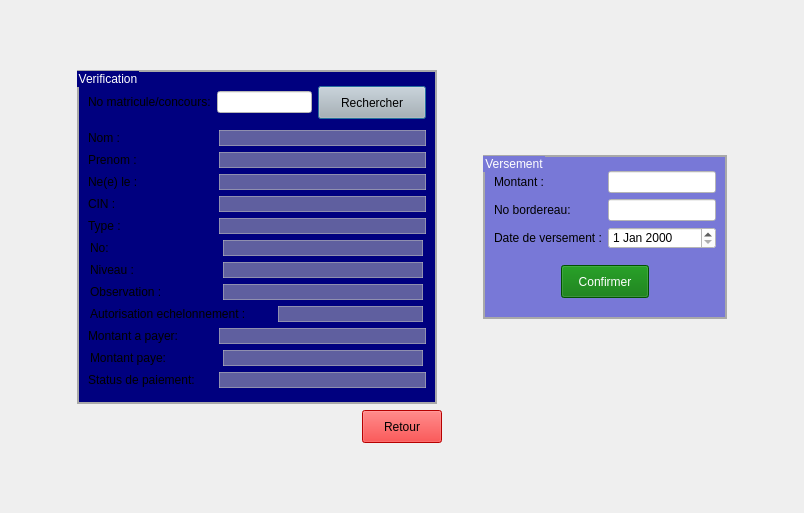
<?xml version="1.0" encoding="UTF-8"?>
<ui version="4.0">
 <class>inscription</class>
 <widget class="QDialog" name="inscription">
  <property name="geometry">
   <rect>
    <x>0</x>
    <y>0</y>
    <width>804</width>
    <height>513</height>
   </rect>
  </property>
  <property name="windowTitle">
   <string>Payement</string>
  </property>
  <layout class="QGridLayout" name="gridLayout_5">
   <item row="0" column="2">
    <spacer name="verticalSpacer_5">
     <property name="orientation">
      <enum>Qt::Vertical</enum>
     </property>
     <property name="sizeHint" stdset="0">
      <size>
       <width>20</width>
       <height>9</height>
      </size>
     </property>
    </spacer>
   </item>
   <item row="1" column="0">
    <spacer name="horizontalSpacer_3">
     <property name="orientation">
      <enum>Qt::Horizontal</enum>
     </property>
     <property name="sizeHint" stdset="0">
      <size>
       <width>56</width>
       <height>20</height>
      </size>
     </property>
    </spacer>
   </item>
   <item row="1" column="1" colspan="2">
    <layout class="QVBoxLayout" name="verticalLayout">
     <item>
      <layout class="QGridLayout" name="gridLayout_4">
       <item row="0" column="0" rowspan="3">
        <widget class="QGroupBox" name="groupBox">
         <property name="minimumSize">
          <size>
           <width>360</width>
           <height>0</height>
          </size>
         </property>
         <property name="maximumSize">
          <size>
           <width>360</width>
           <height>16777215</height>
          </size>
         </property>
         <property name="styleSheet">
          <string notr="true">QGroupBox{
	
	
	background-color: rgb(0, 0, 127);
	color: #fff;
	border: 2px solid darkgray;
}</string>
         </property>
         <property name="title">
          <string>Verification</string>
         </property>
         <layout class="QGridLayout" name="gridLayout_3">
          <item row="10" column="0">
           <layout class="QHBoxLayout" name="horizontalLayout_12">
            <item>
             <widget class="QLabel" name="label_9">
              <property name="minimumSize">
               <size>
                <width>125</width>
                <height>0</height>
               </size>
              </property>
              <property name="maximumSize">
               <size>
                <width>125</width>
                <height>16777215</height>
               </size>
              </property>
              <property name="text">
               <string>Observation :</string>
              </property>
             </widget>
            </item>
            <item>
             <widget class="QLabel" name="inp_observation">
              <property name="minimumSize">
               <size>
                <width>200</width>
                <height>0</height>
               </size>
              </property>
              <property name="maximumSize">
               <size>
                <width>200</width>
                <height>16777215</height>
               </size>
              </property>
              <property name="styleSheet">
               <string notr="true">QLabel{
	border: 1px solid rgba(191, 191, 191, 0.5);
	background-color: rgba(191, 191, 191, 0.5);
	color: #000;
}</string>
              </property>
              <property name="text">
               <string/>
              </property>
             </widget>
            </item>
           </layout>
          </item>
          <item row="5" column="0">
           <layout class="QHBoxLayout" name="horizontalLayout_5">
            <item>
             <widget class="QLabel" name="label_4">
              <property name="minimumSize">
               <size>
                <width>125</width>
                <height>0</height>
               </size>
              </property>
              <property name="maximumSize">
               <size>
                <width>125</width>
                <height>16777215</height>
               </size>
              </property>
              <property name="text">
               <string>Ne(e) le :</string>
              </property>
             </widget>
            </item>
            <item>
             <widget class="QLabel" name="inp_naissance">
              <property name="minimumSize">
               <size>
                <width>200</width>
                <height>0</height>
               </size>
              </property>
              <property name="styleSheet">
               <string notr="true">QLabel{
	border: 1px solid rgba(191, 191, 191, 0.5);
	background-color: rgba(191, 191, 191, 0.5);
	color: #000;
}</string>
              </property>
              <property name="text">
               <string/>
              </property>
             </widget>
            </item>
           </layout>
          </item>
          <item row="7" column="0">
           <layout class="QHBoxLayout" name="horizontalLayout_7">
            <item>
             <widget class="QLabel" name="label_6">
              <property name="minimumSize">
               <size>
                <width>125</width>
                <height>0</height>
               </size>
              </property>
              <property name="maximumSize">
               <size>
                <width>125</width>
                <height>16777215</height>
               </size>
              </property>
              <property name="text">
               <string>Type :</string>
              </property>
             </widget>
            </item>
            <item>
             <widget class="QLabel" name="inp_type">
              <property name="minimumSize">
               <size>
                <width>200</width>
                <height>0</height>
               </size>
              </property>
              <property name="styleSheet">
               <string notr="true">QLabel{
	border: 1px solid rgba(191, 191, 191, 0.5);
	background-color: rgba(191, 191, 191, 0.5);
	color: #000;
}</string>
              </property>
              <property name="text">
               <string/>
              </property>
             </widget>
            </item>
           </layout>
          </item>
          <item row="11" column="0">
           <layout class="QHBoxLayout" name="horizontalLayout_14">
            <item>
             <widget class="QLabel" name="label_10">
              <property name="minimumSize">
               <size>
                <width>180</width>
                <height>0</height>
               </size>
              </property>
              <property name="maximumSize">
               <size>
                <width>180</width>
                <height>16777215</height>
               </size>
              </property>
              <property name="text">
               <string>Autorisation echelonnement :</string>
              </property>
             </widget>
            </item>
            <item>
             <widget class="QLabel" name="inp_autEchel">
              <property name="minimumSize">
               <size>
                <width>145</width>
                <height>0</height>
               </size>
              </property>
              <property name="maximumSize">
               <size>
                <width>145</width>
                <height>16777215</height>
               </size>
              </property>
              <property name="styleSheet">
               <string notr="true">QLabel{
	border: 1px solid rgba(191, 191, 191, 0.5);
	background-color: rgba(191, 191, 191, 0.5);
	color: #000;
}</string>
              </property>
              <property name="text">
               <string/>
              </property>
             </widget>
            </item>
           </layout>
          </item>
          <item row="0" column="0">
           <spacer name="verticalSpacer_8">
            <property name="orientation">
             <enum>Qt::Vertical</enum>
            </property>
            <property name="sizeType">
             <enum>QSizePolicy::Fixed</enum>
            </property>
            <property name="sizeHint" stdset="0">
             <size>
              <width>20</width>
              <height>5</height>
             </size>
            </property>
           </spacer>
          </item>
          <item row="14" column="0">
           <layout class="QHBoxLayout" name="horizontalLayout_9">
            <item>
             <widget class="QLabel" name="label_11">
              <property name="minimumSize">
               <size>
                <width>125</width>
                <height>0</height>
               </size>
              </property>
              <property name="maximumSize">
               <size>
                <width>125</width>
                <height>16777215</height>
               </size>
              </property>
              <property name="text">
               <string>Status de paiement:</string>
              </property>
             </widget>
            </item>
            <item>
             <widget class="QLabel" name="inp_StatuPaiement">
              <property name="minimumSize">
               <size>
                <width>200</width>
                <height>0</height>
               </size>
              </property>
              <property name="styleSheet">
               <string notr="true">QLabel{
	border: 1px solid rgba(191, 191, 191, 0.5);
	background-color: rgba(191, 191, 191, 0.5);
	color: #000;
}</string>
              </property>
              <property name="text">
               <string/>
              </property>
             </widget>
            </item>
           </layout>
          </item>
          <item row="13" column="0">
           <layout class="QHBoxLayout" name="horizontalLayout_13">
            <item>
             <widget class="QLabel" name="label_7">
              <property name="minimumSize">
               <size>
                <width>125</width>
                <height>0</height>
               </size>
              </property>
              <property name="maximumSize">
               <size>
                <width>125</width>
                <height>16777215</height>
               </size>
              </property>
              <property name="text">
               <string>Montant paye:</string>
              </property>
             </widget>
            </item>
            <item>
             <widget class="QLabel" name="inp_montPayer">
              <property name="minimumSize">
               <size>
                <width>200</width>
                <height>0</height>
               </size>
              </property>
              <property name="maximumSize">
               <size>
                <width>200</width>
                <height>16777215</height>
               </size>
              </property>
              <property name="styleSheet">
               <string notr="true">QLabel{
	border: 1px solid rgba(191, 191, 191, 0.5);
	background-color: rgba(191, 191, 191, 0.5);
	color: #000;
}</string>
              </property>
              <property name="text">
               <string/>
              </property>
             </widget>
            </item>
           </layout>
          </item>
          <item row="3" column="0">
           <layout class="QHBoxLayout" name="horizontalLayout_3">
            <item>
             <widget class="QLabel" name="label_2">
              <property name="minimumSize">
               <size>
                <width>125</width>
                <height>0</height>
               </size>
              </property>
              <property name="maximumSize">
               <size>
                <width>125</width>
                <height>16777215</height>
               </size>
              </property>
              <property name="text">
               <string>Nom :</string>
              </property>
             </widget>
            </item>
            <item>
             <widget class="QLabel" name="inp_nom">
              <property name="minimumSize">
               <size>
                <width>200</width>
                <height>0</height>
               </size>
              </property>
              <property name="styleSheet">
               <string notr="true">QLabel{
	border: 1px solid rgba(191, 191, 191, 0.5);
	background-color: rgba(191, 191, 191, 0.5);
	color: #000;
}</string>
              </property>
              <property name="text">
               <string/>
              </property>
             </widget>
            </item>
           </layout>
          </item>
          <item row="12" column="0">
           <layout class="QHBoxLayout" name="horizontalLayout_8">
            <item>
             <widget class="QLabel" name="label_12">
              <property name="minimumSize">
               <size>
                <width>125</width>
                <height>0</height>
               </size>
              </property>
              <property name="maximumSize">
               <size>
                <width>125</width>
                <height>16777215</height>
               </size>
              </property>
              <property name="text">
               <string>Montant a payer:</string>
              </property>
             </widget>
            </item>
            <item>
             <widget class="QLabel" name="inp_montApayer">
              <property name="minimumSize">
               <size>
                <width>200</width>
                <height>0</height>
               </size>
              </property>
              <property name="styleSheet">
               <string notr="true">QLabel{
	border: 1px solid rgba(191, 191, 191, 0.5);
	background-color: rgba(191, 191, 191, 0.5);
	color: #000;
}</string>
              </property>
              <property name="text">
               <string/>
              </property>
             </widget>
            </item>
           </layout>
          </item>
          <item row="4" column="0">
           <layout class="QHBoxLayout" name="horizontalLayout_4">
            <item>
             <widget class="QLabel" name="label_3">
              <property name="minimumSize">
               <size>
                <width>125</width>
                <height>0</height>
               </size>
              </property>
              <property name="maximumSize">
               <size>
                <width>125</width>
                <height>16777215</height>
               </size>
              </property>
              <property name="text">
               <string>Prenom :</string>
              </property>
             </widget>
            </item>
            <item>
             <widget class="QLabel" name="inp_prenom">
              <property name="minimumSize">
               <size>
                <width>200</width>
                <height>0</height>
               </size>
              </property>
              <property name="styleSheet">
               <string notr="true">QLabel{
	border: 1px solid rgba(191, 191, 191, 0.5);
	background-color: rgba(191, 191, 191, 0.5);
	color: #000;
}</string>
              </property>
              <property name="text">
               <string/>
              </property>
             </widget>
            </item>
           </layout>
          </item>
          <item row="9" column="0">
           <layout class="QHBoxLayout" name="horizontalLayout_11">
            <item>
             <widget class="QLabel" name="label_8">
              <property name="minimumSize">
               <size>
                <width>125</width>
                <height>0</height>
               </size>
              </property>
              <property name="maximumSize">
               <size>
                <width>125</width>
                <height>16777215</height>
               </size>
              </property>
              <property name="text">
               <string>Niveau :</string>
              </property>
             </widget>
            </item>
            <item>
             <widget class="QLabel" name="inp_niveau">
              <property name="minimumSize">
               <size>
                <width>200</width>
                <height>0</height>
               </size>
              </property>
              <property name="maximumSize">
               <size>
                <width>200</width>
                <height>16777215</height>
               </size>
              </property>
              <property name="styleSheet">
               <string notr="true">QLabel{
	border: 1px solid rgba(191, 191, 191, 0.5);
	background-color: rgba(191, 191, 191, 0.5);
	color: #000;
}</string>
              </property>
              <property name="text">
               <string/>
              </property>
             </widget>
            </item>
           </layout>
          </item>
          <item row="1" column="0">
           <layout class="QHBoxLayout" name="horizontalLayout_2">
            <item>
             <widget class="QLabel" name="label">
              <property name="text">
               <string>&lt;html&gt;&lt;head/&gt;&lt;body&gt;&lt;p&gt;No matricule/concours:&lt;/p&gt;&lt;/body&gt;&lt;/html&gt;</string>
              </property>
             </widget>
            </item>
            <item>
             <widget class="QLineEdit" name="bar_inp_idEtudiant">
              <property name="styleSheet">
               <string notr="true">QLineEdit{
	background-color: #fff;
	color:  #000;
}</string>
              </property>
              <property name="text">
               <string/>
              </property>
             </widget>
            </item>
            <item>
             <widget class="QPushButton" name="pushButton">
              <property name="toolTip">
               <string>&lt;html&gt;&lt;head/&gt;&lt;body&gt;&lt;p&gt;&amp;lt;center&amp;gt;&amp;lt;strong&amp;gt;Add&amp;lt;/strong&amp;gt;&amp;lt;/center&amp;gt;&lt;/p&gt;&lt;/body&gt;&lt;/html&gt;</string>
              </property>
              <property name="styleSheet">
               <string notr="true">QPushButton{
	color: rgb(0, 0, 0);
	background-color: rgb(182, 182, 182);
	height: 25px;
	width: 100px;
	font: 81 11pt &quot;Fira Sans Compressed ExtraBold&quot;;
}</string>
              </property>
              <property name="text">
               <string>Rechercher</string>
              </property>
             </widget>
            </item>
           </layout>
          </item>
          <item row="8" column="0">
           <layout class="QHBoxLayout" name="horizontalLayout_10">
            <item>
             <widget class="QLabel" name="idEtudian">
              <property name="minimumSize">
               <size>
                <width>125</width>
                <height>0</height>
               </size>
              </property>
              <property name="maximumSize">
               <size>
                <width>125</width>
                <height>16777215</height>
               </size>
              </property>
              <property name="text">
               <string>No:</string>
              </property>
             </widget>
            </item>
            <item>
             <widget class="QLabel" name="inp_idEtudiant">
              <property name="minimumSize">
               <size>
                <width>200</width>
                <height>0</height>
               </size>
              </property>
              <property name="maximumSize">
               <size>
                <width>200</width>
                <height>16777215</height>
               </size>
              </property>
              <property name="styleSheet">
               <string notr="true">QLabel{
	border: 1px solid rgba(191, 191, 191, 0.5);
	background-color: rgba(191, 191, 191, 0.5);
	color: #000;
}</string>
              </property>
              <property name="text">
               <string/>
              </property>
             </widget>
            </item>
           </layout>
          </item>
          <item row="6" column="0">
           <layout class="QHBoxLayout" name="horizontalLayout_6">
            <item>
             <widget class="QLabel" name="label_5">
              <property name="minimumSize">
               <size>
                <width>125</width>
                <height>0</height>
               </size>
              </property>
              <property name="maximumSize">
               <size>
                <width>125</width>
                <height>16777215</height>
               </size>
              </property>
              <property name="text">
               <string>CIN :</string>
              </property>
             </widget>
            </item>
            <item>
             <widget class="QLabel" name="inp_CIN">
              <property name="minimumSize">
               <size>
                <width>200</width>
                <height>0</height>
               </size>
              </property>
              <property name="styleSheet">
               <string notr="true">QLabel{
	border: 1px solid rgba(191, 191, 191, 0.5);
	background-color: rgba(191, 191, 191, 0.5);
	color: #000;
}</string>
              </property>
              <property name="text">
               <string/>
              </property>
             </widget>
            </item>
           </layout>
          </item>
          <item row="2" column="0">
           <spacer name="verticalSpacer_7">
            <property name="orientation">
             <enum>Qt::Vertical</enum>
            </property>
            <property name="sizeType">
             <enum>QSizePolicy::Fixed</enum>
            </property>
            <property name="sizeHint" stdset="0">
             <size>
              <width>20</width>
              <height>5</height>
             </size>
            </property>
           </spacer>
          </item>
          <item row="15" column="0">
           <spacer name="verticalSpacer_9">
            <property name="orientation">
             <enum>Qt::Vertical</enum>
            </property>
            <property name="sizeType">
             <enum>QSizePolicy::Fixed</enum>
            </property>
            <property name="sizeHint" stdset="0">
             <size>
              <width>20</width>
              <height>5</height>
             </size>
            </property>
           </spacer>
          </item>
         </layout>
        </widget>
       </item>
       <item row="0" column="2">
        <spacer name="verticalSpacer_3">
         <property name="orientation">
          <enum>Qt::Vertical</enum>
         </property>
         <property name="sizeHint" stdset="0">
          <size>
           <width>20</width>
           <height>40</height>
          </size>
         </property>
        </spacer>
       </item>
       <item row="1" column="1">
        <spacer name="horizontalSpacer_4">
         <property name="orientation">
          <enum>Qt::Horizontal</enum>
         </property>
         <property name="sizeHint" stdset="0">
          <size>
           <width>40</width>
           <height>20</height>
          </size>
         </property>
        </spacer>
       </item>
       <item row="1" column="2">
        <widget class="QGroupBox" name="groupBox_2">
         <property name="styleSheet">
          <string notr="true">QGroupBox{
	background-color: rgba(1, 1, 191, 0.5);
	color: #fff;
	border: 2px solid darkgray;
}</string>
         </property>
         <property name="title">
          <string>Versement</string>
         </property>
         <layout class="QGridLayout" name="gridLayout_2">
          <item row="0" column="0">
           <layout class="QGridLayout" name="gridLayout">
            <item row="1" column="0">
             <widget class="QLabel" name="label_13">
              <property name="text">
               <string>Montant :</string>
              </property>
             </widget>
            </item>
            <item row="3" column="1">
             <widget class="QDateEdit" name="vers_inp_date">
              <property name="styleSheet">
               <string notr="true">QDateEdit{
	background-color: #fff;
	color: #000;
}
</string>
              </property>
             </widget>
            </item>
            <item row="2" column="1">
             <widget class="QLineEdit" name="vers_inp_borderau">
              <property name="styleSheet">
               <string notr="true">QLineEdit{
	background-color: #fff;
	color:  #000;
}</string>
              </property>
             </widget>
            </item>
            <item row="2" column="0">
             <widget class="QLabel" name="label_14">
              <property name="text">
               <string>No bordereau:</string>
              </property>
             </widget>
            </item>
            <item row="1" column="1">
             <widget class="QLineEdit" name="vers_inp_montant">
              <property name="styleSheet">
               <string notr="true">QLineEdit{
	background-color: #fff;
	color:  #000;
}</string>
              </property>
              <property name="text">
               <string/>
              </property>
             </widget>
            </item>
            <item row="3" column="0">
             <widget class="QLabel" name="label_15">
              <property name="text">
               <string>Date de versement :</string>
              </property>
             </widget>
            </item>
            <item row="0" column="0">
             <spacer name="verticalSpacer_10">
              <property name="orientation">
               <enum>Qt::Vertical</enum>
              </property>
              <property name="sizeType">
               <enum>QSizePolicy::Fixed</enum>
              </property>
              <property name="sizeHint" stdset="0">
               <size>
                <width>20</width>
                <height>5</height>
               </size>
              </property>
             </spacer>
            </item>
           </layout>
          </item>
          <item row="1" column="0">
           <spacer name="verticalSpacer_2">
            <property name="orientation">
             <enum>Qt::Vertical</enum>
            </property>
            <property name="sizeType">
             <enum>QSizePolicy::Fixed</enum>
            </property>
            <property name="sizeHint" stdset="0">
             <size>
              <width>20</width>
              <height>10</height>
             </size>
            </property>
           </spacer>
          </item>
          <item row="2" column="0">
           <layout class="QHBoxLayout" name="horizontalLayout">
            <item>
             <spacer name="horizontalSpacer">
              <property name="orientation">
               <enum>Qt::Horizontal</enum>
              </property>
              <property name="sizeHint" stdset="0">
               <size>
                <width>40</width>
                <height>20</height>
               </size>
              </property>
             </spacer>
            </item>
            <item>
             <widget class="QPushButton" name="pushButton_2">
              <property name="styleSheet">
               <string notr="true">QPushButton{
	background-color: rgb(0, 113, 0);
	height: 25px;
	width: 80px;
	font: 81 italic 11pt &quot;Fira Sans Compressed ExtraBold&quot;;
	color: #fff;
}

QPushButton:pressed{
	background-color: rgb(0, 85, 0);
}</string>
              </property>
              <property name="text">
               <string>Confirmer</string>
              </property>
             </widget>
            </item>
            <item>
             <spacer name="horizontalSpacer_2">
              <property name="orientation">
               <enum>Qt::Horizontal</enum>
              </property>
              <property name="sizeHint" stdset="0">
               <size>
                <width>40</width>
                <height>20</height>
               </size>
              </property>
             </spacer>
            </item>
           </layout>
          </item>
          <item row="3" column="0">
           <spacer name="verticalSpacer">
            <property name="orientation">
             <enum>Qt::Vertical</enum>
            </property>
            <property name="sizeType">
             <enum>QSizePolicy::Fixed</enum>
            </property>
            <property name="sizeHint" stdset="0">
             <size>
              <width>20</width>
              <height>10</height>
             </size>
            </property>
           </spacer>
          </item>
         </layout>
        </widget>
       </item>
       <item row="2" column="2">
        <spacer name="verticalSpacer_4">
         <property name="orientation">
          <enum>Qt::Vertical</enum>
         </property>
         <property name="sizeHint" stdset="0">
          <size>
           <width>20</width>
           <height>40</height>
          </size>
         </property>
        </spacer>
       </item>
      </layout>
     </item>
     <item>
      <layout class="QHBoxLayout" name="horizontalLayout_15">
       <item>
        <spacer name="horizontalSpacer_7">
         <property name="orientation">
          <enum>Qt::Horizontal</enum>
         </property>
         <property name="sizeHint" stdset="0">
          <size>
           <width>40</width>
           <height>20</height>
          </size>
         </property>
        </spacer>
       </item>
       <item>
        <widget class="QPushButton" name="logout">
         <property name="styleSheet">
          <string notr="true">QPushButton{
	height: 25px;
	font: 81 Italic 11pt &quot;Fira Sans Compressed ExtraBold&quot;;
	color: black;
	background-color: red;
}

QpushButton:pressed{
	background-color: rgb(182, 7, 7);
}</string>
         </property>
         <property name="text">
          <string>Retour</string>
         </property>
        </widget>
       </item>
       <item>
        <spacer name="horizontalSpacer_6">
         <property name="orientation">
          <enum>Qt::Horizontal</enum>
         </property>
         <property name="sizeHint" stdset="0">
          <size>
           <width>250</width>
           <height>20</height>
          </size>
         </property>
        </spacer>
       </item>
      </layout>
     </item>
    </layout>
   </item>
   <item row="1" column="3">
    <spacer name="horizontalSpacer_5">
     <property name="orientation">
      <enum>Qt::Horizontal</enum>
     </property>
     <property name="sizeHint" stdset="0">
      <size>
       <width>46</width>
       <height>20</height>
      </size>
     </property>
    </spacer>
   </item>
   <item row="2" column="1">
    <spacer name="verticalSpacer_6">
     <property name="orientation">
      <enum>Qt::Vertical</enum>
     </property>
     <property name="sizeHint" stdset="0">
      <size>
       <width>20</width>
       <height>9</height>
      </size>
     </property>
    </spacer>
   </item>
  </layout>
 </widget>
 <resources/>
 <connections/>
</ui>
